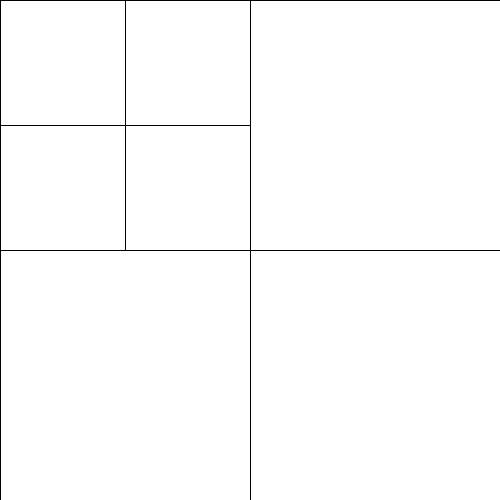
Frame 1 (no input)
Frame 2 (the mouse pressed at the canvas centre, redrawn once): identical to frame 1, image omitted

The Processing sketch that drew this single still picture (run headless with seeded random() and noise(); the mouse was pressed at the canvas centre and the sketch redrawn once):

// Processing sketch: recursive_grid
// ── recursive_grid.pde
int depth = 4;
int grid = 2;

void setup() {
  size(500, 500);
  pixelDensity(2);
  noLoop();
  stroke(0);
}

void draw() {
  int size = width / grid;
  
  makeTile(0, 0, width, 3);

  //// Each tile checks itself for recursion
  //for (int x = 0; x < width; x += size) {
  //  for (int y = 0; y < height; y+= size) {
  //    // fill(map(x+y, 0, 600, 0, 255));
  //    // println("x = " + x);
  //    // translate(x, y);
  //    makeTile(x, y, size, depth);
  //  }
  //}
}

void makeTile(int xCoord, int yCoord, int dSize, int depth) {
  int hSize = dSize / 2;
  push();
  translate(xCoord, yCoord);
  println("Moving to " + xCoord + ", " + yCoord);
  // Draw the tile
  makeRect(0, 0, dSize);
  pop();

  // For a given tile, try to divide [depth] times
  if (depth > 1) {
    depth = depth - 1;
    makeTile(0, 0, hSize, depth);
    makeTile(dSize, 0, dSize, depth);
    makeTile(0, hSize, hSize, depth);
    makeTile(hSize, hSize, hSize, depth);
  }


}


void makeRect(int x, int y, int rSize) {
  // fill(random(255));
  rect(x, y, rSize, rSize);
}

void keyPressed() {
  if (key == ENTER) {
    redraw();
  }
}


//for (int x = 0; x < width; x += size) {
//    for (int y = 0; y < height; y+= size) {
//      // Recur based on depth
//      depth = 3;
//      if (depth != 0 && random(1) < 0.5) {
//        makeRect(x, y, size / 2);
//        depth = depth - 1;
//      } else {
//        // else draw
//         makeRect(x, y, size);
//      }
//      // flip a coin
//      // divide and repeat if depth isn't reached

//    }
//  }
